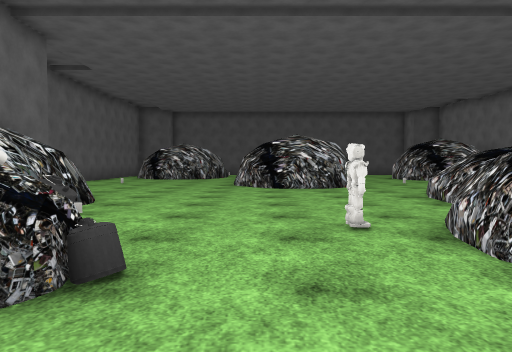
view 1 (above)

18 first-person views from a walk through a scene from a Unity 3-D project. The camera is 1.27 m above the floor, tilts 2° down and sees 70° across. The floor is counted in squares, 1.77 m on a side. Each view is taken from the middle of a square. On the plan, view 1 faces up. The plan holds only what a view shows up to about 11 squares ahead; the rest is blank. The place goes on beyond the plan. The player character is not drawn. Some surface patterns are stand-ins.

view 2
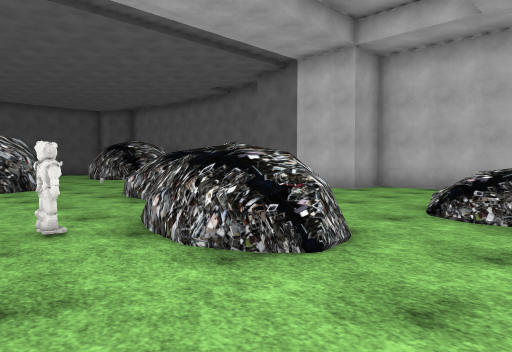

view 3
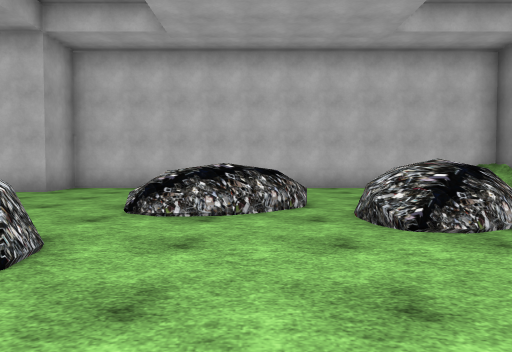

view 4
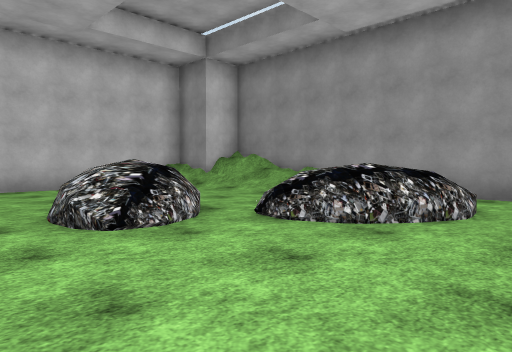

view 5
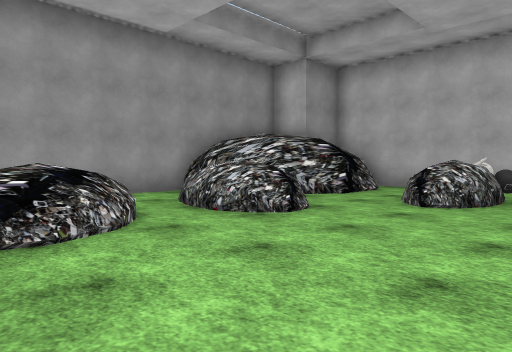

view 6
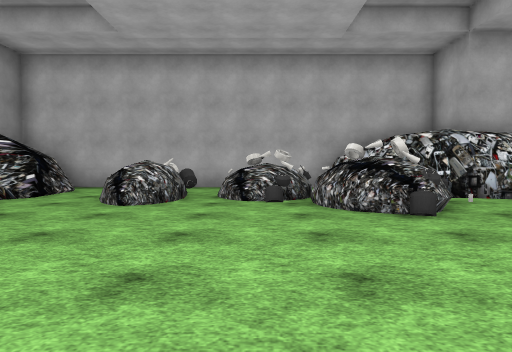

view 7
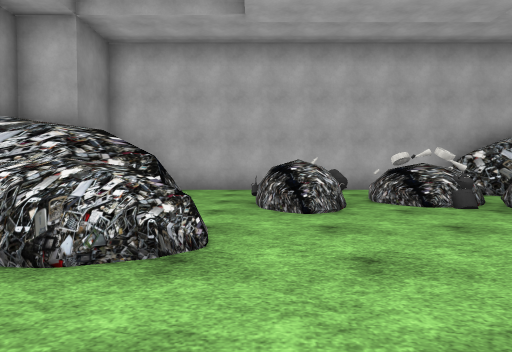

view 8
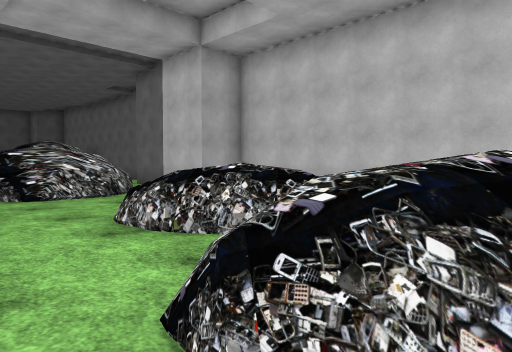

view 9
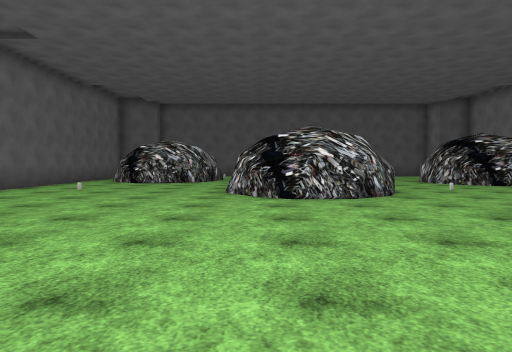

view 10
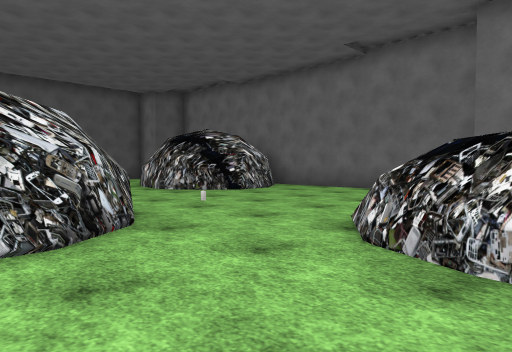

view 11
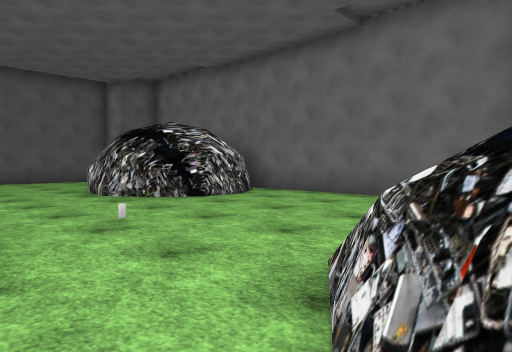

view 12
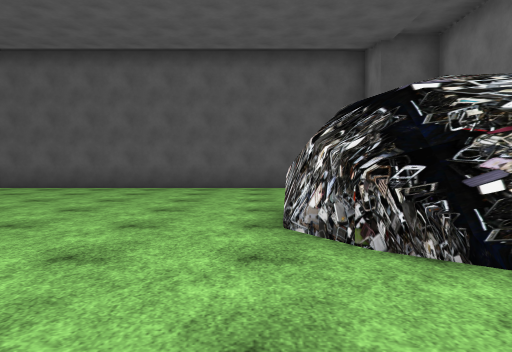

view 13
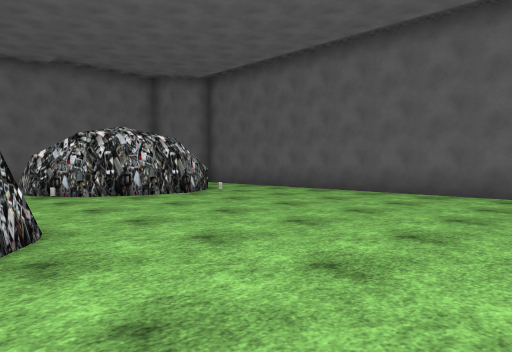

view 14
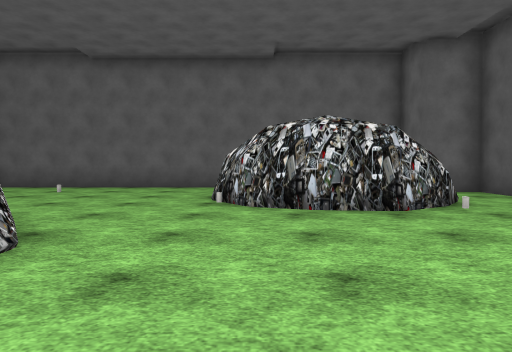

view 15
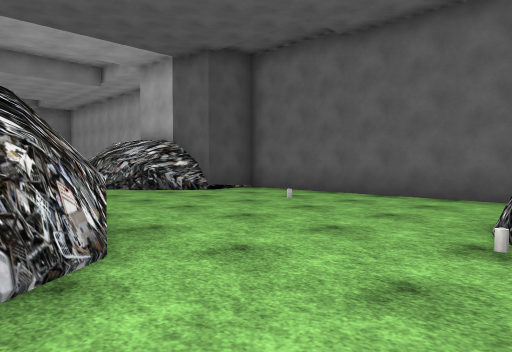

view 16
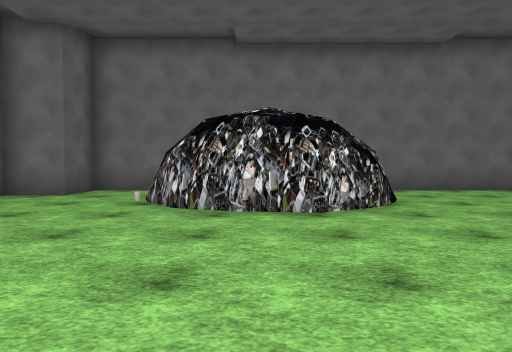

view 17
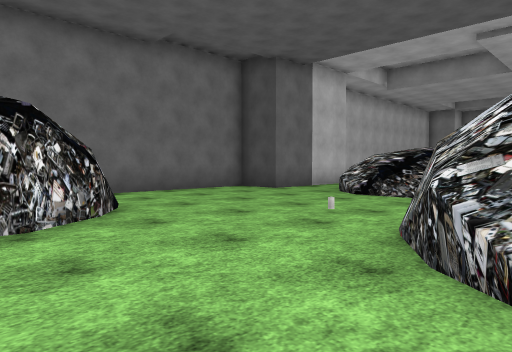

view 18
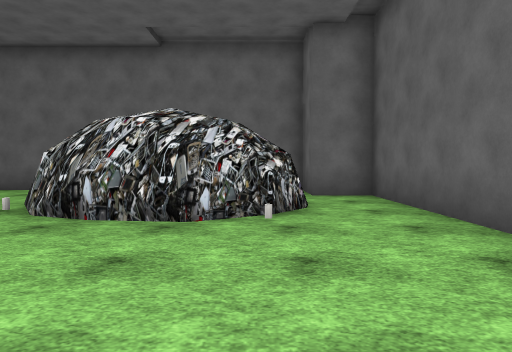

### Floor plan
Key: @ floor where view 1 was taken; # wall or solid block; . main floor; : floor 1 m higher than the main floor; + floor 1.25 m higher than the main floor; / step, stairs or slope; = window, fence, low wall or low ledge; ^ raised ledge; T tire; O other object.
Columns run from 7 left of view 1 to 11 right of it. Each row starts with its distance up from view 1.
 23  #################
 22  #...............##
 21   ................#
 20     ##............#
 19      #.........#  #
 18      #........##
 17 #   ##........#
 16 #.............#   #
 15 #.......##....###.#
 14 #......####.......#
 13 #......#  #.......#
 12 #......#  #.......#
 11 #......####.......#
 10 #.................#
  9 ###.........^^^..##
  8   #^.......^^^^..#
  7    #.......^^^^  #
  6    ##......^^^^ .##
  5     ^.......^^....#
  4    #....O. ^......#
  3 ###  OO..^ .......#
  2 ##= TOO..^^.//.   #
  1 #.OTO^......=+    #
  0 #. +=..@..../=:   #
 -1 #............//.. #
 -2 #.O ^......^^^....#
 -3 #..^O....../^   ..#
 -4 #.....==./=/..    #
 -5 #####.=#.=+ ...   #
 -6     #^==.==  ...//#
 -7      #....   ////##
 -8      #..../////
 -9      #########=

Positions as (right, up) in squares from view 1, and headings:
1: (0, 0), facing up
2: (0, 0), facing up-right
3: (0, 0), facing right
4: (0, 0), facing down-right
5: (4, 0), facing down-left
6: (4, 0), facing left
7: (3, -3), facing left
8: (3, -3), facing up-right
9: (0, 3), facing up
10: (1, 7), facing up-right
11: (3, 8), facing up-right
12: (6, 12), facing up
13: (6, 14), facing up-left
14: (4, 17), facing left
15: (1, 17), facing down-left
16: (1, 17), facing right
17: (2, 17), facing down-right
18: (3, 20), facing left
